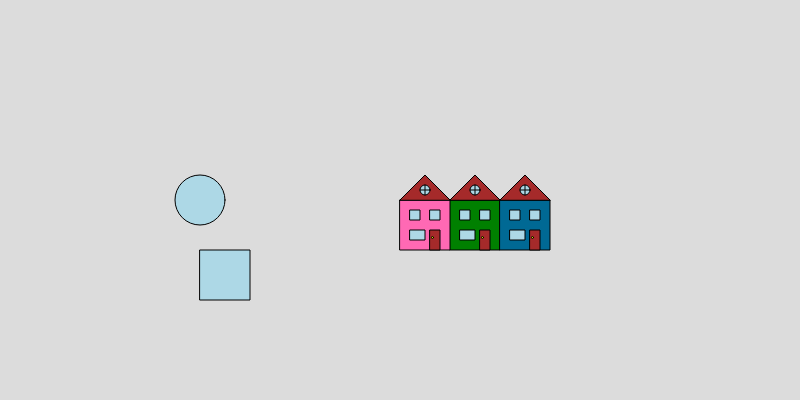
Frame 1 (no input)
Frame 60 (no input): identical to frame 1, image omitted
Frame 120 (the mouse pressed at the canvas centre since frame 60): identical to frame 1, image omitted

The p5.js sketch that drew this single still picture (run headless with seeded random() and noise() and a simulated clock; from frame 60 on, the mouse is pressed at the canvas centre):

// p5.js sketch
// ── sketch.js
function setup() {
  createCanvas(800, 400);
}

function draw() {
  background(220)
  drawhouse(450,200,0, 128, 0);
  drawhouse(400,200,255, 105, 180);
  drawhouse(500,200,0, 105, 148);
  drawcircle(200,200,50);
  drawrectangle(200,250,50,50);
 
}
function drawrectangle(xpos,ypos,W,H) {
  rect(xpos, ypos, W, H);
}

function drawcircle(xpos,ypos,diameter) {
  circle(xpos, ypos, diameter);
}

function drawhouse(xpos,ypos,housecolorR,housecolorG,housecolorB) {

  fill(255);
  fill(housecolorR, housecolorG, housecolorB);
  rect(xpos, ypos, 50, 50);
  fill("brown");
  triangle(xpos, ypos, xpos+25, ypos-25, xpos+50, ypos);
  rect(xpos+30, ypos+30, 10, 20);
  fill("yellow");
  circle(xpos+32.5, ypos+37.5, 2, 2);
  fill("lightblue");
  circle(xpos+25, ypos-10, 10);
  rect(xpos+10, ypos+10, 10, 10);
  rect(xpos+30, ypos+10, 10, 10);
  rect(xpos+10, ypos+30, 15, 10);
  line(xpos+25, ypos-15, xpos+25, ypos-5);
  line(xpos+20, ypos-10, xpos+30, ypos-10);
}
//xpos = 400 ypos = 200 housecolorR = 255 housecolorG = 255 housecolorB = 255
